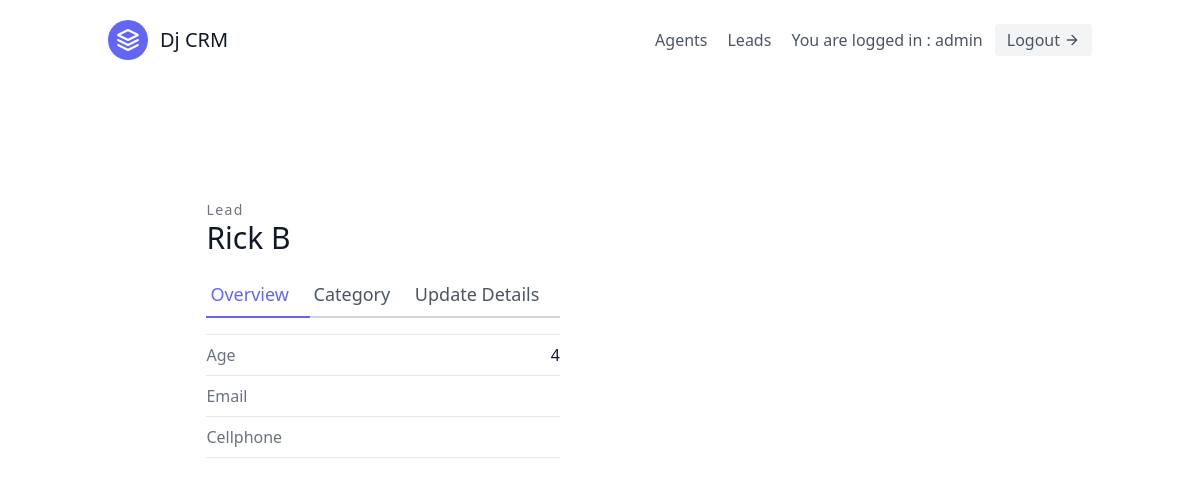
The app's page /leads/1/ (signed in) with its own data.
### leads/models.py (models this page shows, shortened)
class User(AbstractUser):
    is_organiser = models.BooleanField(default=True)
    is_agent = models.BooleanField(default=False)

class Lead(models.Model):
    first_name = models.CharField(max_length=50)
    last_name = models.CharField(max_length=50)
    age = models.IntegerField(default=0)
    phoned = models.BooleanField(default=False)
    organisation = models.ForeignKey(UserProfile,on_delete=models.CASCADE)
    agent = models.ForeignKey("Agent",on_delete=models.CASCADE) #CASCADE means if agnent is deleted then the Lead will also get deleted
    category = models.ForeignKey("Category",related_name = "leads", null=True, blank=True, on_delete=models.SET_NULL)
    description = models.TextField()
    date_added = models.DateTimeField(auto_now_add=True)
    phone_number = models.CharField(max_length=20)
    email = models.EmailField()

### leads/views.py (the view)
# urls.py: path('<int:pk>/',LeadDetailView.as_view()),
class LeadDetailView(mixins.LoginRequiredMixin,generic.DetailView):
    template_name = "leaddetail.html"
    context_object_name = 'lead'
    def get_queryset(self):
        user = self.request.user
        if user.is_organiser:
            queryset = Lead.objects.filter(organisation=user.userprofile)
        else:
            queryset = Lead.objects.filter(organisation=user.agent.organisation)
            queryset = queryset.filter(agent__user=user)
        return queryset

### leads/models.py (called while the page is built)
    def __str__(self):
        return self.user.username

### templates/leaddetail.html (shortened to what this page needs)
{% extends 'base.html' %}
{% block content %}
<section class="text-gray-600 body-font overflow-hidden">
    <div class="container px-5 py-24 mx-auto">
      <div class="lg:w-4/5 mx-auto flex flex-wrap">
        <div class="lg:w-1/2 w-full lg:pr-10 lg:py-6 mb-6 lg:mb-0">
          <h2 class="text-sm title-font text-gray-500 tracking-widest">Lead</h2>
          <h1 class="text-gray-900 text-3xl title-font font-medium mb-4">{{ lead.first_name }} {{ lead.last_name }}</h1>
          <div class="flex mb-4">
            <a href="/leads/{{lead.pk}}/" class="flex-grow text-indigo-500 border-b-2 border-indigo-500 py-2 text-lg px-1">
                Overview
            </a>
            <a href="{% url 'leads:lead-category-update' lead.pk %}" class="flex-grow border-b-2 border-gray-300 py-2 text-lg px-1">
                Category
            </a>
            <a href="/leads/{{ lead.pk }}/update" class="flex-grow border-b-2 border-gray-300 py-2 text-lg px-1">
                Update Details
            </a>
          </div>
          <div class="flex border-t border-gray-200 py-2">
            <span class="text-gray-500">Age</span>
            <span class="ml-auto text-gray-900">{{ lead.age }}</span>
          </div>
          <div class="flex border-t border-gray-200 py-2">
            <span class="text-gray-500">Email</span>
          </div>
          <div class="flex border-t border-b mb-6 border-gray-200 py-2">
            <span class="text-gray-500">Cellphone</span>
          </div>
        </div>
      </div>
    </div>
  </section>
{% endblock content %}

### templates/navbar.html (shortened to what this page needs)
<header class="text-gray-600 body-font">
  <div class="container mx-auto flex flex-wrap p-5 flex-col md:flex-row items-center">
    <a class="flex title-font font-medium items-center text-gray-900 mb-4 md:mb-0">
      <svg xmlns="http://www.w3.org/2000/svg" fill="none" stroke="currentColor" stroke-linecap="round" stroke-linejoin="round" stroke-width="2" class="w-10 h-10 text-white p-2 bg-indigo-500 rounded-full" viewBox="0 0 24 24">
        <path d="M12 2L2 7l10 5 10-5-10-5zM2 17l10 5 10-5M2 12l10 5 10-5"></path>
      </svg>
      <span class="ml-3 text-xl">Dj CRM </span>
    </a>
    <nav class="md:ml-auto flex flex-wrap items-center text-base justify-center">
    {% if not request.user.is_authenticated %}
      <a href="{% url 'signup' %}"  class="mr-5 hover:text-gray-900">Sign Up</a>
      {% else %}
      {% if request.user.is_organiser %}
      <a href="/agents" class="mr-5 hover:text-gray-900">Agents</a>
      {% endif %}
      <a href="/leads" class="mr-5 hover:text-gray-900">Leads</a>
    {% endif %}
    </nav>
    {% if request.user.is_authenticated %}
      You are logged in : {{ request.user.username }}
      <a href="{% url 'logout' %}" class="ml-3 inline-flex items-center bg-gray-100 border-0 py-1 px-3 focus:outline-none hover:bg-gray-200 rounded text-base mt-4 md:mt-0">
        Logout
      <svg fill="none" stroke="currentColor" stroke-linecap="round" stroke-linejoin="round" stroke-width="2" class="w-4 h-4 ml-1" viewBox="0 0 24 24">
        <path d="M5 12h14M12 5l7 7-7 7"></path>
      </svg>
      </a>
    {% endif %}
  </div>
</header>

### records on screen
User: user.username "admin"
Lead: first_name "Rick", last_name "B", age "4"
